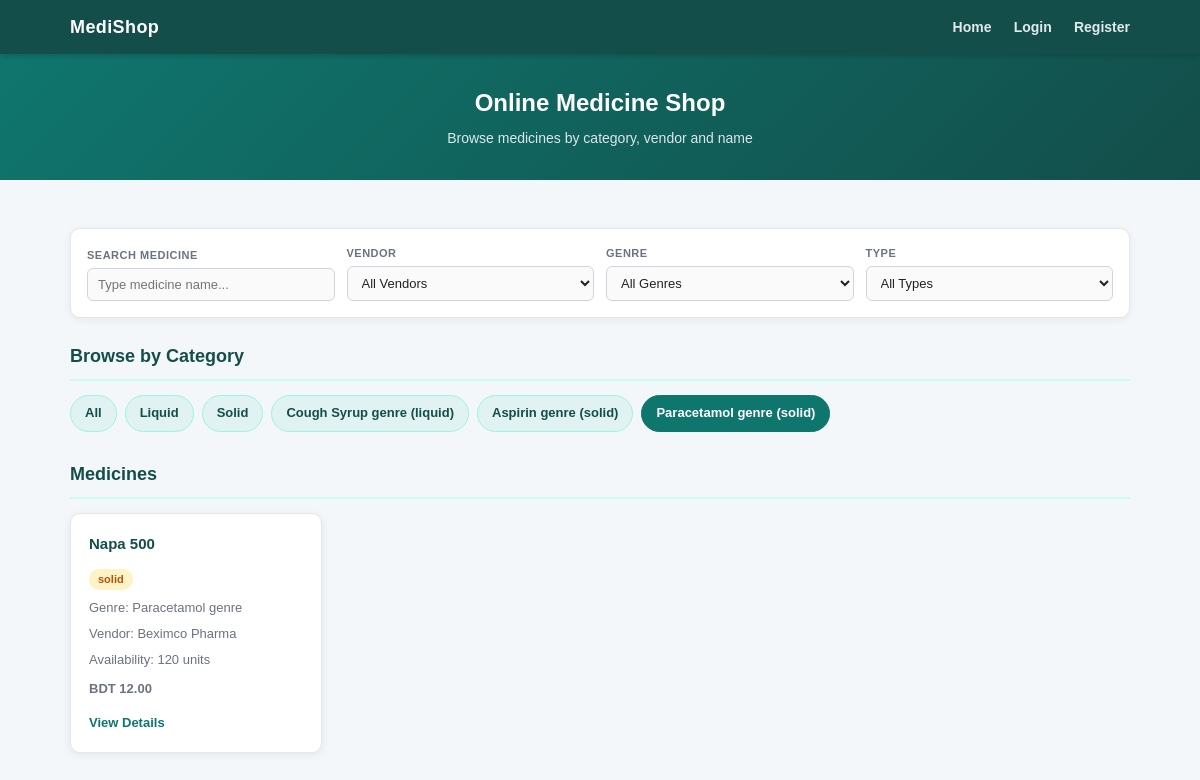
Page /view/Home.php?category_id=2 on the committed database.
### tables this page shows
CREATE TABLE IF NOT EXISTS categories (
    id INT AUTO_INCREMENT PRIMARY KEY,
    name VARCHAR(100) NOT NULL,
    category_type ENUM('liquid','solid') NOT NULL,
    created_at TIMESTAMP DEFAULT CURRENT_TIMESTAMP
);

CREATE TABLE IF NOT EXISTS medicines (
    id INT AUTO_INCREMENT PRIMARY KEY,
    name VARCHAR(150) NOT NULL,
    category_id INT,
    vendor_name VARCHAR(100) NOT NULL,
    price DECIMAL(10,2) NOT NULL,
    availability INT NOT NULL DEFAULT 0,
    description TEXT,
    image_path VARCHAR(255),
    created_at TIMESTAMP DEFAULT CURRENT_TIMESTAMP,
    FOREIGN KEY (category_id) REFERENCES categories(id)
);

### model/mydb.php (called while the page is built, shortened)
<?php
class MyDB {
    function getCategories($conn){
        $sql = "SELECT * FROM categories ORDER BY category_type, name";
        return $conn->query($sql);
    }
    function getMedicines($categoryId, $categoryType, $conn){
        $sql  = "SELECT medicines.*, categories.name AS category_name, categories.category_type
                 FROM medicines
                 LEFT JOIN categories ON medicines.category_id = categories.id
                 WHERE (? = 0 OR medicines.category_id = ?)
                 AND (? = '' OR categories.category_type = ?)
                 ORDER BY medicines.name";
        $stmt = $conn->prepare($sql);
        $stmt->bind_param("iiss", $categoryId, $categoryId, $categoryType, $categoryType);
        $stmt->execute();
        return $stmt->get_result();
    }
}
?>

### control/home_process.php (called while the page is built, shortened)
<?php
include_once '../model/mydb.php';
$mydb = new MyDB();
$conn = $mydb->createConn();
$categoryId   = isset($_GET["category_id"]) ? (int)$_GET["category_id"] : 0;
$categoryType = $_GET["type"] ?? "";
if($categoryType != "liquid" && $categoryType != "solid"){
    $categoryType = "";
}
$categories = $mydb->getCategories($conn);
$medicines  = $mydb->getMedicines($categoryId, $categoryType, $conn);
?>

### view/Home.php (the view, shortened to what this page needs)
<?php
include '../control/home_process.php';
?>
<!DOCTYPE html>
<html lang="en">
<head>
    <link rel="stylesheet" type="text/css" href="../css/task1_style.css">
</head>
<body>
<nav>
    <div class="nav-inner">
        <a class="nav-brand" href="Home.php">MediShop</a>
        <div class="nav-links">
            <a href="Home.php">Home</a>
            <?php if(isset($_SESSION["user_id"])){ ?>
                <?php if($_SESSION["role"] === "customer"){ ?>
                    <a href="cart.php">Cart (<span id="navCartCount"><?php echo $mydb->getCartCount($_SESSION["user_id"], $conn); ?></span>)</a>
                    <a href="customer_orders.php">My Orders</a>
                <?php } ?>
                <a href="profile.php">Profile</a>
                <?php if($_SESSION["role"] === "admin"){ ?>
                    <a href="admin_dashboard.php">Admin Dashboard</a>
                <?php } ?>
                <a href="../control/logout_process.php">Logout</a>
                <span class="nav-user-info">Hi, <?php echo htmlspecialchars($_SESSION["name"]); ?></span>
            <?php } else { ?>
                <a href="login.php">Login</a>
                <a href="Registration.php">Register</a>
            <?php } ?>
        </div>
    </div>
</nav>
<div class="page-header">
    <h1>Online Medicine Shop</h1>
    <p>Browse medicines by category, vendor and name</p>
</div>
<div class="main-container">
    <div class="filters-bar">
        <div class="filter-item">
            <label for="searchText">Search Medicine</label>
            <input type="text" id="searchText" placeholder="Type medicine name..." onkeyup="searchMedicines()">
        </div>
        <div class="filter-item">
            <label for="vendorFilter">Vendor</label>
            <select id="vendorFilter" onchange="searchMedicines()">
                <option value="">All Vendors</option>
            </select>
        </div>
        <div class="filter-item">
            <label for="genreFilter">Genre</label>
            <select id="genreFilter" onchange="searchMedicines()">
                <option value="">All Genres</option>
            </select>
        </div>
        <div class="filter-item">
            <label for="typeFilter">Type</label>
            <select id="typeFilter" onchange="searchMedicines()">
                <option value="">All Types</option>
            </select>
        </div>
    </div>
    <h2 class="section-title">Browse by Category</h2>
    <div class="category-list">
        <a class="category-link <?php if(!isset($_GET["category_id"]) && !isset($_GET["type"])) echo "active"; ?>" href="Home.php">All</a>
        <a class="category-link <?php if(isset($_GET["type"]) && $_GET["type"]=="liquid") echo "active"; ?>" href="Home.php?type=liquid">Liquid</a>
        <a class="category-link <?php if(isset($_GET["type"]) && $_GET["type"]=="solid") echo "active"; ?>" href="Home.php?type=solid">Solid</a>
        <?php while($category = $categories->fetch_assoc()){ ?>
            <a class="category-link <?php if(isset($_GET["category_id"]) && $_GET["category_id"]==$category["id"]) echo "active"; ?>"
               href="Home.php?category_id=<?php echo $category["id"]; ?>">
                <?php echo htmlspecialchars($category["name"]); ?>
                (<?php echo htmlspecialchars($category["category_type"]); ?>)
            </a>
        <?php } ?>
    </div>
    <h2 class="section-title">Medicines</h2>
    <div id="medicineList" class="medicine-grid">
        <?php while($medicine = $medicines->fetch_assoc()){ ?>
            <div class="medicine-card" data-medicine-id="<?php echo $medicine["id"]; ?>">
                <h3><a href="medicine_detail.php?id=<?php echo $medicine["id"]; ?>"><?php echo htmlspecialchars($medicine["name"]); ?></a></h3>
                <span class="badge badge-<?php echo htmlspecialchars($medicine["category_type"] ?? "solid"); ?>">
                    <?php echo htmlspecialchars($medicine["category_type"] ?? ""); ?>
                </span>
                <p>Genre: <?php echo htmlspecialchars($medicine["category_name"] ?? ""); ?></p>
                <p>Vendor: <?php echo htmlspecialchars($medicine["vendor_name"]); ?></p>
                <p>Availability: <?php echo htmlspecialchars($medicine["availability"]); ?> units</p>
                <p class="medicine-price">BDT <?php echo htmlspecialchars($medicine["price"]); ?></p>
                <a class="btn-link" href="medicine_detail.php?id=<?php echo $medicine["id"]; ?>">View Details</a>
            </div>
        <?php } ?>
    </div>
</div>
</body>
</html>

### css/task1_style.css (style rules this page uses)
* { box-sizing: border-box; margin: 0; padding: 0; }
body { font-family: Arial, sans-serif; background-color: #f4f7f9; color: #222; font-size: 15px; line-height: 1.6; }
nav { background-color: #134e4a; padding: 0; box-shadow: 0 2px 6px rgba(0,0,0,0.18); position: sticky; top: 0; z-index: 100; }
.nav-inner { display: flex; align-items: center; justify-content: space-between; max-width: 1100px; margin: 0 auto; padding: 0 20px; height: 54px; }
.nav-brand { color: #ffffff; font-size: 18px; font-weight: bold; text-decoration: none; letter-spacing: 0.4px; }
.nav-links a { color: rgba(255,255,255,0.88); margin-left: 18px; text-decoration: none; font-weight: bold; font-size: 14px; }
.page-header { background: linear-gradient(135deg, #0f766e 0%, #134e4a 100%); color: white; text-align: center; padding: 30px 20px; margin-bottom: 28px; }
.page-header h1 { font-size: 24px; margin-bottom: 5px; }
.page-header p { font-size: 14px; opacity: 0.85; }
.main-container { max-width: 1100px; margin: 0 auto; padding: 20px; }
label { display: block; font-weight: bold; font-size: 13px; margin-bottom: 5px; color: #374151; }
input[type="text"], input[type="email"], input[type="password"], select, textarea { width: 100%; padding: 9px 12px; border: 1px solid #d1d5db; border-radius: 6px; font-size: 14px; font-family: Arial, sans-serif; background-color: #fafafa; color: #222; transition: border-color 0.2s, box-shadow 0.2s; }
.section-title { font-size: 18px; font-weight: bold; color: #134e4a; margin-bottom: 14px; padding-bottom: 8px; border-bottom: 2px solid #ccfbf1; }
.category-list { display: flex; flex-wrap: wrap; gap: 8px; margin-bottom: 28px; }
.category-link { display: inline-block; background-color: #e0f2f1; color: #134e4a; padding: 7px 14px; border-radius: 20px; text-decoration: none; font-size: 13px; font-weight: bold; border: 1px solid #99f6e4; transition: background-color 0.2s, color 0.2s; }
.category-link:hover, .category-link.active { background-color: #0f766e; color: #ffffff; border-color: #0f766e; }
.filters-bar { display: flex; gap: 12px; flex-wrap: wrap; align-items: flex-end; background: #ffffff; border: 1px solid #e5e7eb; border-radius: 10px; box-shadow: 0 2px 8px rgba(0,0,0,0.06); padding: 16px; margin-bottom: 24px; }
.filter-item { display: flex; flex-direction: column; flex: 1; min-width: 150px; }
.filter-item label { font-size: 11px; color: #6b7280; text-transform: uppercase; letter-spacing: 0.5px; margin-bottom: 4px; }
.filters-bar input, .filters-bar select { padding: 8px 10px; font-size: 13px; border: 1px solid #d1d5db; border-radius: 6px; background: #fafafa; }
.medicine-grid { display: grid; grid-template-columns: repeat(auto-fill, minmax(220px, 1fr)); gap: 18px; }
.medicine-card { background: #ffffff; border: 1px solid #e5e7eb; border-radius: 10px; padding: 18px; box-shadow: 0 2px 8px rgba(0,0,0,0.07); transition: transform 0.2s, box-shadow 0.2s; }
.medicine-card h3 { margin-top: 0; font-size: 15px; color: #134e4a; margin-bottom: 10px; }
.medicine-card p { font-size: 13px; color: #6b7280; margin-bottom: 5px; }
.medicine-price { font-size: 16px; font-weight: bold; color: #0f766e; margin-top: 8px; }
.btn-link { display: inline-block; color: #0f766e; font-weight: bold; font-size: 13px; text-decoration: none; margin-top: 8px; }
.medicine-card h3 a { color: #134e4a; text-decoration: none; }
.badge { display: inline-block; padding: 2px 9px; border-radius: 10px; font-size: 11px; font-weight: bold; margin-bottom: 8px; }
.badge-solid { background-color: #fef3c7; color: #b45309; }

### rows in the picture
categories: name "Cough Syrup genre", category_type "liquid"
categories: name "Aspirin genre", category_type "solid"
categories: name "Paracetamol genre", category_type "solid"
medicines: name "Napa 500", category.category_type "solid", category.name "Paracetamol genre", vendor_name "Beximco Pharma", availability "120", price "12.00"
